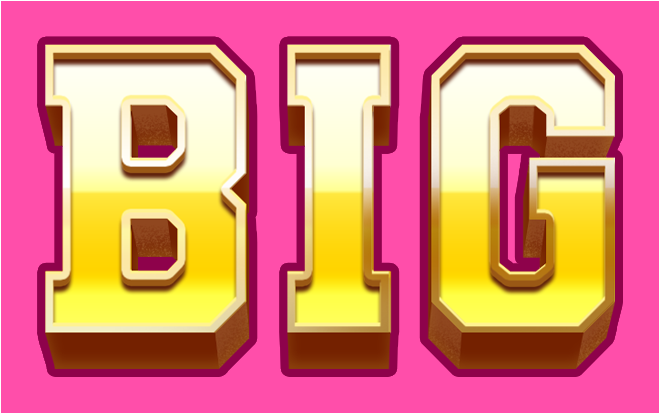
#> input picture test_files_from_collegues/him/Spine/images/win_events/png/big.png, 660 x 414 px, given in place of trailer_txt_stroke.png, which was not available
$ python test_tile_ssim.py
#> lines starting #> are read from the running program, lines starting #| are printed output that depends on the picture; after the words box and inside, x2 and y2 are one past the last pixel; in counts of white or black regions, pixels touching at a corner belong together; pictures that were not available may be replaced by others from this repository, and a replacement may not be noted
"""Calibrate tile-SSIM gate: genuine rotated matches vs text false positives."""
import cv2, math, numpy as np
from skimage.metrics import structural_similarity as ssim

FOLDER = r"d:\shared drives\design\trailer_trash\04_animation\01_source\spine\images\win_events\png"
import os

def load_trimmed(path):
    img = cv2.imread(path, cv2.IMREAD_UNCHANGED)
#> img is the input picture: shape (414, 660, 4); mean B, G, R, A 123.9, 128.2, 222.6, 201.6
    if img is None: return None, None
    if img.shape[2] == 4:
        mask = (img[:, :, 3] > 10).astype(np.uint8) * 255
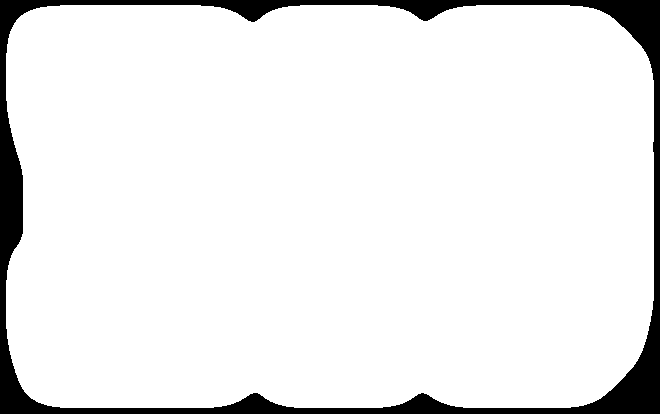
#> mask: shape (414, 660); 92.2% white; 1 black region, box (x1, y1, x2, y2) and area: (0, 0, 660, 414) 21362
        ys, xs = np.where(mask > 0)
        y0, y1 = ys.min(), ys.max()+1; x0, x1 = xs.min(), xs.max()+1
#> after `y0, y1 = (ys.min(), ys.max() + 1)`: y0 = 5; y1 = 408
#> after `x0, x1 = (xs.min(), xs.max() + 1)`: x0 = 6; x1 = 654
        bgr = img[y0:y1, x0:x1, :3]; mask = mask[y0:y1, x0:x1]
#> after `mask = mask[y0:y1, x0:x1]`: mask: shape (403, 648); 96.5% white; 10 black regions (1 under 20 px), largest, box (x1, y1, x2, y2) and area: (565, 296, 648, 403) 2244, (0, 96, 17, 275) 1857, (564, 0, 648, 75) 1611
        return cv2.bitwise_and(bgr, bgr, mask=mask), mask
    return img[:, :, :3], np.full(img.shape[:2], 255, np.uint8)

def match(small, large, flip=False):
    s_bgr, s_mask = load_trimmed(os.path.join(FOLDER, small))
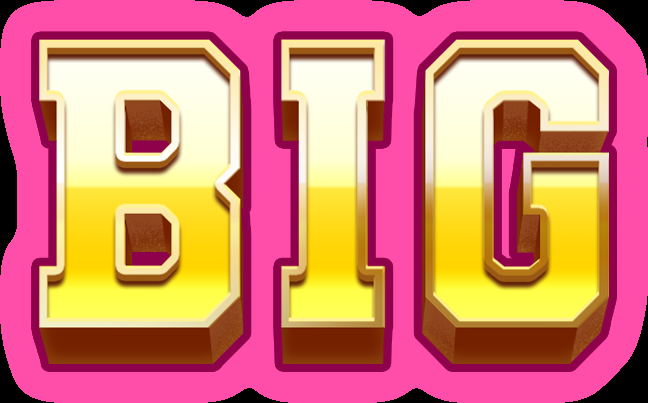
#> s_bgr: shape (403, 648, 3); mean of channels 0, 1, 2 115, 126.3, 212; drawn as B, G, R
    l_bgr, l_mask = load_trimmed(os.path.join(FOLDER, large))
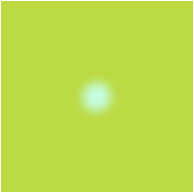
#> input picture test_files_from_collegues/him/Spine/images/win_events/png/booming_star_green_06.png, 194 x 193 px, given in place of kegger_txt_stroke.png, which was not available
#> in load_trimmed, img is the input picture: shape (193, 194, 4); mean B, G, R, A 73.5, 219.4, 188.6, 25.6
#> in load_trimmed (call 2), `mask = (img[:, :, 3] > 10).astype(np.uint8) * 255`:
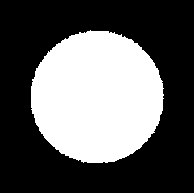
#> mask: shape (193, 194); 37% white; 1 white region, box (x1, y1, x2, y2) and area: (31, 30, 164, 163) 13839
#> in load_trimmed (call 2), `ys, xs = np.where(mask > 0)`: ys = 13839 values from 30 to 162; xs = 13839 values, max 163 at index 5852, min 31 at index 5456, mean 96.7
#> in load_trimmed (call 2), `y0, y1 = (ys.min(), ys.max() + 1)`: y0 = 30; y1 = 163
#> in load_trimmed (call 2), `x0, x1 = (xs.min(), xs.max() + 1)`: x0 = 31; x1 = 164
#> in load_trimmed (call 2), `bgr = img[y0:y1, x0:x1, :3]`:
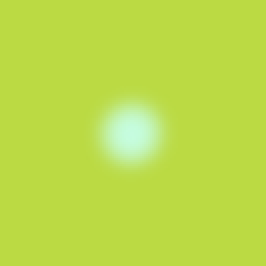
#> bgr: shape (133, 133, 3) (shown 2 times larger); mean B, G, R 72.6, 219.3, 187.4
#> in load_trimmed (call 2), `mask = mask[y0:y1, x0:x1]`: mask: shape (133, 133); 78.2% white; 9 black regions (5 under 20 px), largest, box (x1, y1, x2, y2) and area: (60, 0, 133, 58) 1019, (0, 0, 59, 56) 975, (77, 69, 133, 133) 941, (0, 80, 52, 133) 902
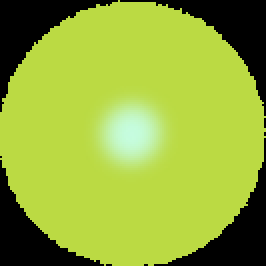
#> l_bgr: shape (133, 133, 3) (shown 2 times larger); mean of channels 0, 1, 2 58.1, 171.8, 146.7; drawn as B, G, R
    if flip: l_bgr = cv2.flip(l_bgr, 1); l_mask = cv2.flip(l_mask, 1)
    orb = cv2.ORB_create(nfeatures=800)
    kp1, des1 = orb.detectAndCompute(l_bgr, None)
#> kp1 = (); des1 = None
    kp2, des2 = orb.detectAndCompute(s_bgr, None)
#> kp2 = 800 keypoints; strongest (x, y, size): (129, 147, 111.1), (128, 149, 92.6), (608, 153, 31), (226, 183, 31)
    if des1 is None or des2 is None: return None
    bf = cv2.BFMatcher(cv2.NORM_HAMMING, crossCheck=True)
    ms = sorted(bf.match(des1, des2), key=lambda m: m.distance)[:120]
    if len(ms) < 8: return None
    src = np.float32([kp1[m.queryIdx].pt for m in ms]).reshape(-1,1,2)
    dst = np.float32([kp2[m.trainIdx].pt for m in ms]).reshape(-1,1,2)
    M, inl = cv2.estimateAffinePartial2D(src, dst, method=cv2.RANSAC, ransacReprojThreshold=3.0)
    if M is None or inl is None or inl.sum() < 8: return None
    sh, sw = s_bgr.shape[:2]
    warp = cv2.warpAffine(l_bgr, M, (sw, sh))
    wmask = cv2.warpAffine(l_mask, M, (sw, sh), flags=cv2.INTER_NEAREST)
    common = cv2.bitwise_and(wmask, s_mask)
    cov = common.sum() / max(1, s_mask.sum())
    # histogram gate (same as app)
    s_c = cv2.bitwise_and(s_bgr, s_bgr, mask=common)
    w_c = cv2.bitwise_and(warp, warp, mask=common)
    hsv1 = cv2.cvtColor(s_c, cv2.COLOR_BGR2HSV); hsv2 = cv2.cvtColor(w_c, cv2.COLOR_BGR2HSV)
    h1 = cv2.calcHist([hsv1], [0,1], common, [180,256], [0,180,0,256])
    h2 = cv2.calcHist([hsv2], [0,1], common, [180,256], [0,180,0,256])
    cv2.normalize(h1, h1, 0, 1, cv2.NORM_MINMAX); cv2.normalize(h2, h2, 0, 1, cv2.NORM_MINMAX)
    hist_corr = cv2.compareHist(h1, h2, cv2.HISTCMP_CORREL)
    g1 = cv2.cvtColor(cv2.bitwise_and(s_bgr, s_bgr, mask=common), cv2.COLOR_BGR2GRAY)
    g2 = cv2.cvtColor(cv2.bitwise_and(warp, warp, mask=common), cv2.COLOR_BGR2GRAY)
    global_ssim = ssim(g1, g2)
    # high-error blob analysis: different content -> large connected error blobs;
    # rotation resampling -> thin scattered edge noise
    diff = cv2.absdiff(g1, g2)
    diff[common == 0] = 0
    err = (diff > 48).astype(np.uint8)
    err = cv2.morphologyEx(err, cv2.MORPH_OPEN, np.ones((3, 3), np.uint8))  # kill thin edges
    n_lbl, lbl, stats_cc, _ = cv2.connectedComponentsWithStats(err, connectivity=8)
    content_px = max(1, int((common > 0).sum()))
    err_frac = err.sum() / content_px
    biggest_blob = (max(stats_cc[1:, cv2.CC_STAT_AREA]) / content_px) if n_lbl > 1 else 0.0
    # tile SSIM 4x4
    tiles = []
    th_, tw_ = sh // 4, sw // 4
    for ty in range(4):
        for tx in range(4):
            y0, y1 = ty*th_, (ty+1)*th_ if ty < 3 else sh
            x0, x1 = tx*tw_, (tx+1)*tw_ if tx < 3 else sw
            m = common[y0:y1, x0:x1]
            if m.size == 0: continue
            fill = (m > 0).mean()
            if fill < 0.15: continue  # tile mostly empty
            t1, t2 = g1[y0:y1, x0:x1], g2[y0:y1, x0:x1]
            if min(t1.shape) < 8: continue
            tiles.append(ssim(t1, t2))
    return cov, global_ssim, (min(tiles) if tiles else None), err_frac, biggest_blob, hist_corr

PAIRS = [
    # false positives (different text)
    ("trailer_txt_stroke.png", "kegger_txt_stroke.png", "FALSE"),
    ("kegger_txt_stroke.png", "cold_one_txt_stroke.png", "FALSE"),
    # remaining distinct caps — can they match with relaxed ssim?
    ("cold_one_bottle_cap2.png", "cold_one_bottle_cap3.png", "CAP"),
    ("cold_one_bottle_cap2.png", "cold_one_bottle_cap1.png", "CAP"),
    ("cold_one_bottle_cap2.png", "kegger_bottle_cap3.png", "CAP"),
    ("cold_one_bottle_cap2.png", "kegger_bottle_cap2.png", "CAP"),
    ("cold_one_bottle_cap3.png", "cold_one_bottle_cap1.png", "CAP"),
    ("cold_one_bottle_cap3.png", "kegger_bottle_cap3.png", "CAP"),
    ("cold_one_bottle_cap3.png", "kegger_bottle_cap2.png", "CAP"),
    ("cold_one_bottle_cap1.png", "kegger_bottle_cap2.png", "CAP"),
    ("cold_one_bottle_cap1.png", "kegger_bottle_cap3.png", "CAP"),
    ("kegger_bottle_cap3.png", "kegger_bottle_cap2.png", "CAP"),
    ("kegger_bottle_cap3.png", "kegger_bottle_cap1.png", "CAP"),
    ("kegger_bottle_cap5.png", "kegger_bottle_cap2.png", "CAP"),
]
for a, b, lbl in PAIRS:
    r = match(a, b)
    if r is None:
        r2 = match(a, b, flip=True)
#> call 2 of match, with small = 'trailer_txt_stroke.png', large = 'kegger_txt_stroke.png', flip = True
#> in match (call 2), `l_mask = cv2.flip(l_mask, 1)`:
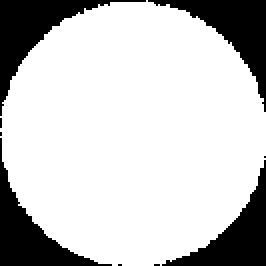
#> l_mask: shape (133, 133) (shown 2 times larger); 78.2% white; 9 black regions (5 under 20 px), largest, box (x1, y1, x2, y2) and area: (0, 0, 73, 58) 1019, (74, 0, 133, 56) 975, (0, 69, 56, 133) 941, (81, 80, 133, 133) 902
        if r2 is None:
            print(f"{lbl:6} {a:28} vs {b:28} NO MATCH")
        else:
            cov, gs, mn, ef, bb, hc = r2
            print(f"{lbl:6} {a:28} vs {b:28} FLIP cov={cov:.2f} ssim={gs:.3f} errFrac={ef:.4f} hist={hc:.3f}")
    else:
        cov, gs, mn, ef, bb, hc = r
        print(f"{lbl:6} {a:28} vs {b:28}      cov={cov:.2f} ssim={gs:.3f} errFrac={ef:.4f} hist={hc:.3f}")
